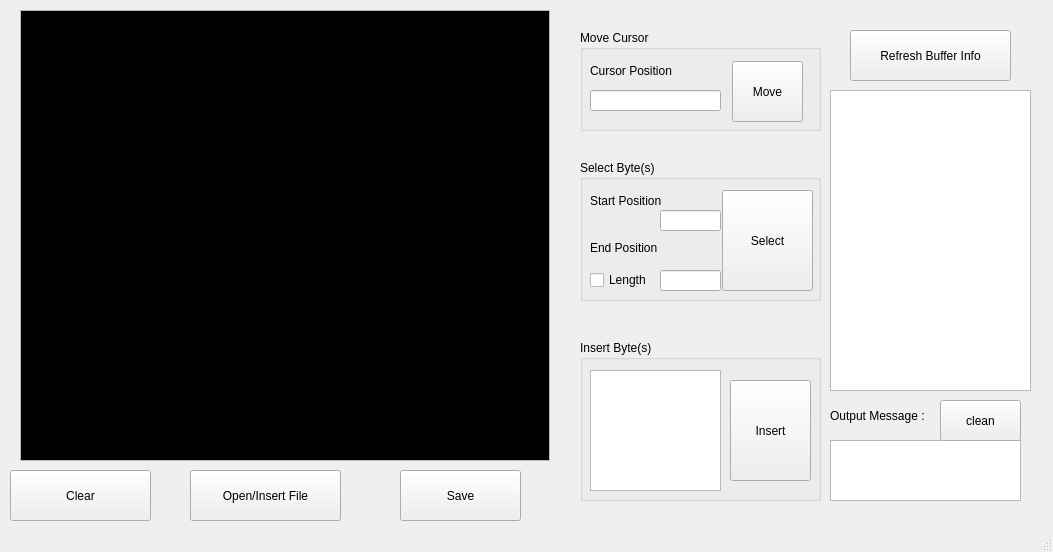
<?xml version="1.0" encoding="UTF-8"?>
<ui version="4.0">
 <class>MainWindow</class>
 <widget class="QMainWindow" name="MainWindow">
  <property name="geometry">
   <rect>
    <x>0</x>
    <y>0</y>
    <width>1053</width>
    <height>552</height>
   </rect>
  </property>
  <property name="windowTitle">
   <string>MainWindow</string>
  </property>
  <widget class="QWidget" name="centralWidget">
   <widget class="myhexeditor" name="textEdit">
    <property name="geometry">
     <rect>
      <x>20</x>
      <y>10</y>
      <width>530</width>
      <height>451</height>
     </rect>
    </property>
    <property name="palette">
     <palette>
      <active>
       <colorrole role="Text">
        <brush brushstyle="SolidPattern">
         <color alpha="255">
          <red>33</red>
          <green>255</green>
          <blue>6</blue>
         </color>
        </brush>
       </colorrole>
       <colorrole role="Base">
        <brush brushstyle="SolidPattern">
         <color alpha="255">
          <red>0</red>
          <green>0</green>
          <blue>0</blue>
         </color>
        </brush>
       </colorrole>
      </active>
      <inactive>
       <colorrole role="Text">
        <brush brushstyle="SolidPattern">
         <color alpha="255">
          <red>33</red>
          <green>255</green>
          <blue>6</blue>
         </color>
        </brush>
       </colorrole>
       <colorrole role="Base">
        <brush brushstyle="SolidPattern">
         <color alpha="255">
          <red>0</red>
          <green>0</green>
          <blue>0</blue>
         </color>
        </brush>
       </colorrole>
      </inactive>
      <disabled>
       <colorrole role="Text">
        <brush brushstyle="SolidPattern">
         <color alpha="255">
          <red>127</red>
          <green>127</green>
          <blue>127</blue>
         </color>
        </brush>
       </colorrole>
       <colorrole role="Base">
        <brush brushstyle="SolidPattern">
         <color alpha="255">
          <red>237</red>
          <green>237</green>
          <blue>237</blue>
         </color>
        </brush>
       </colorrole>
      </disabled>
     </palette>
    </property>
    <property name="font">
     <font>
      <pointsize>22</pointsize>
     </font>
    </property>
   </widget>
   <widget class="QGroupBox" name="groupBox">
    <property name="geometry">
     <rect>
      <x>580</x>
      <y>30</y>
      <width>241</width>
      <height>101</height>
     </rect>
    </property>
    <property name="title">
     <string>Move Cursor</string>
    </property>
    <widget class="QPushButton" name="moveBtn">
     <property name="geometry">
      <rect>
       <x>152</x>
       <y>31</y>
       <width>71</width>
       <height>61</height>
      </rect>
     </property>
     <property name="text">
      <string>Move</string>
     </property>
    </widget>
    <widget class="QLabel" name="label">
     <property name="geometry">
      <rect>
       <x>10</x>
       <y>30</y>
       <width>141</width>
       <height>21</height>
      </rect>
     </property>
     <property name="text">
      <string>Cursor Position</string>
     </property>
    </widget>
    <widget class="QLineEdit" name="moveCursorBox">
     <property name="geometry">
      <rect>
       <x>10</x>
       <y>60</y>
       <width>131</width>
       <height>21</height>
      </rect>
     </property>
    </widget>
   </widget>
   <widget class="QGroupBox" name="groupBox_2">
    <property name="geometry">
     <rect>
      <x>580</x>
      <y>160</y>
      <width>241</width>
      <height>141</height>
     </rect>
    </property>
    <property name="title">
     <string>Select Byte(s)</string>
    </property>
    <widget class="QLabel" name="label_2">
     <property name="geometry">
      <rect>
       <x>10</x>
       <y>30</y>
       <width>101</width>
       <height>21</height>
      </rect>
     </property>
     <property name="text">
      <string>Start Position</string>
     </property>
    </widget>
    <widget class="QPushButton" name="selectBtn">
     <property name="geometry">
      <rect>
       <x>142</x>
       <y>30</y>
       <width>91</width>
       <height>101</height>
      </rect>
     </property>
     <property name="text">
      <string>Select</string>
     </property>
    </widget>
    <widget class="QLabel" name="label_3">
     <property name="geometry">
      <rect>
       <x>10</x>
       <y>80</y>
       <width>121</width>
       <height>16</height>
      </rect>
     </property>
     <property name="text">
      <string>End Position</string>
     </property>
    </widget>
    <widget class="QLineEdit" name="lineEdit_2">
     <property name="geometry">
      <rect>
       <x>80</x>
       <y>50</y>
       <width>61</width>
       <height>21</height>
      </rect>
     </property>
    </widget>
    <widget class="QLineEdit" name="lineEdit_3">
     <property name="geometry">
      <rect>
       <x>80</x>
       <y>110</y>
       <width>61</width>
       <height>21</height>
      </rect>
     </property>
    </widget>
    <widget class="QCheckBox" name="checkBox">
     <property name="geometry">
      <rect>
       <x>10</x>
       <y>110</y>
       <width>71</width>
       <height>20</height>
      </rect>
     </property>
     <property name="text">
      <string>Length</string>
     </property>
    </widget>
   </widget>
   <widget class="QGroupBox" name="groupBox_3">
    <property name="geometry">
     <rect>
      <x>580</x>
      <y>340</y>
      <width>241</width>
      <height>161</height>
     </rect>
    </property>
    <property name="title">
     <string>Insert Byte(s)</string>
    </property>
    <widget class="QPlainTextEdit" name="plainTextEdit">
     <property name="geometry">
      <rect>
       <x>10</x>
       <y>30</y>
       <width>131</width>
       <height>121</height>
      </rect>
     </property>
    </widget>
    <widget class="QPushButton" name="insertBtn">
     <property name="geometry">
      <rect>
       <x>150</x>
       <y>40</y>
       <width>81</width>
       <height>101</height>
      </rect>
     </property>
     <property name="text">
      <string>Insert</string>
     </property>
    </widget>
   </widget>
   <widget class="QPushButton" name="clearContentBtn">
    <property name="geometry">
     <rect>
      <x>10</x>
      <y>470</y>
      <width>141</width>
      <height>51</height>
     </rect>
    </property>
    <property name="text">
     <string>Clear</string>
    </property>
   </widget>
   <widget class="QPushButton" name="openFileBtn">
    <property name="geometry">
     <rect>
      <x>190</x>
      <y>470</y>
      <width>151</width>
      <height>51</height>
     </rect>
    </property>
    <property name="text">
     <string>Open/Insert File</string>
    </property>
   </widget>
   <widget class="QPushButton" name="saveBtn">
    <property name="geometry">
     <rect>
      <x>400</x>
      <y>470</y>
      <width>121</width>
      <height>51</height>
     </rect>
    </property>
    <property name="text">
     <string>Save</string>
    </property>
   </widget>
   <widget class="QPlainTextEdit" name="plainTextEdit_2">
    <property name="geometry">
     <rect>
      <x>830</x>
      <y>90</y>
      <width>201</width>
      <height>301</height>
     </rect>
    </property>
    <property name="readOnly">
     <bool>true</bool>
    </property>
   </widget>
   <widget class="QPushButton" name="summaryBtn">
    <property name="geometry">
     <rect>
      <x>850</x>
      <y>30</y>
      <width>161</width>
      <height>51</height>
     </rect>
    </property>
    <property name="text">
     <string>Refresh Buffer Info</string>
    </property>
   </widget>
   <widget class="QLabel" name="label_4">
    <property name="geometry">
     <rect>
      <x>830</x>
      <y>400</y>
      <width>121</width>
      <height>31</height>
     </rect>
    </property>
    <property name="text">
     <string>Output Message :</string>
    </property>
   </widget>
   <widget class="QPlainTextEdit" name="errorBox">
    <property name="geometry">
     <rect>
      <x>830</x>
      <y>440</y>
      <width>191</width>
      <height>61</height>
     </rect>
    </property>
    <property name="readOnly">
     <bool>true</bool>
    </property>
   </widget>
   <widget class="QPushButton" name="cleanErrMsgBtn">
    <property name="geometry">
     <rect>
      <x>940</x>
      <y>400</y>
      <width>81</width>
      <height>41</height>
     </rect>
    </property>
    <property name="text">
     <string>clean</string>
    </property>
   </widget>
  </widget>
  <widget class="QStatusBar" name="statusBar"/>
 </widget>
 <layoutdefault spacing="6" margin="11"/>
 <customwidgets>
  <customwidget>
   <class>myhexeditor</class>
   <extends>QTextEdit</extends>
   <header>myhexeditor.h</header>
  </customwidget>
 </customwidgets>
 <resources/>
 <connections/>
</ui>
